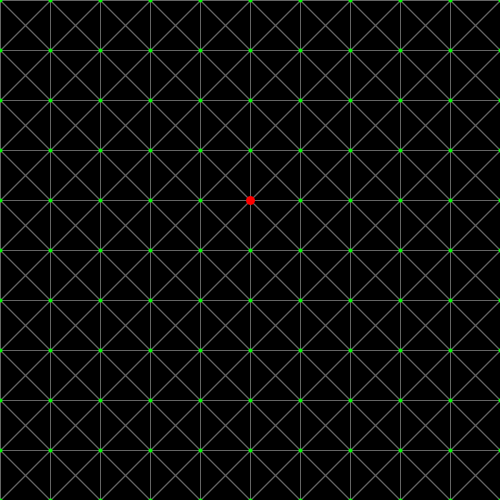
Frame 1 (no input)
Frame 60 (the mouse pressed at the canvas centre just before this capture): identical to frame 1, image omitted
Frame 120 (the mouse held since frame 60 and released just before this capture): identical to frame 1, image omitted

The Processing sketch that drew this single still picture (run headless with seeded random() and noise(); from frame 60 on, the mouse is pressed at the canvas centre):

// Processing sketch: Recherche_trajectoire_par_arbre_couvrant
// ── Recherche_trajectoire_par_arbre_couvrant.pde
float griddiv = 50;
float x = 2.0;
Graph graph;
ArrayList<Vertice> CC;
ArrayList<Edge> T;
Vertice root;
boolean clicked;

void settings() {
  size(500,500);
}

void setup() {
  background(0);
  int n = floor(width/griddiv)+1;
  int m = floor(height/griddiv)+1;
  CC = new ArrayList<Vertice>();
  T = new ArrayList<Edge>();
  for (int j = 0; j<n; j++) {
    for (int i = 0; i<m; i++) {
      CC.add(new Vertice(i*griddiv, j*griddiv));
    } 
  }
  float weight;
  for (int i = 0; i<n; i++) {
    for (int j = 0; j<m; j++) { 
      if (i == 0) {
        if (j == 0) {
          weight = random(0,x);
          T.add(new Edge(CC.get(i+1+j*n),CC.get(i+j*n), weight));
          weight = random(0,x)*sqrt(2);
          T.add(new Edge(CC.get(i+1+(j+1)*n),CC.get(i+j*n), weight));
          weight = random(0,x);
          T.add(new Edge(CC.get(i+(j+1)*n),CC.get(i+j*n), weight));
        } else if (j==m-1) {
          weight = random(0,x);
          T.add(new Edge(CC.get(i+1+j*n),CC.get(i+j*n), weight));
          weight = random(0,x)*sqrt(2);
          T.add(new Edge(CC.get(i+1+(j-1)*n),CC.get(i+j*n), weight));
          weight = random(0,x);
          T.add(new Edge(CC.get(i+(j-1)*n),CC.get(i+j*n), weight));
        } else {
          weight = random(0,x);
          T.add(new Edge(CC.get(i+1+j*n),CC.get(i+j*n), weight));
          weight = random(0,x)*sqrt(2);
          T.add(new Edge(CC.get(i+1+(j-1)*n),CC.get(i+j*n), weight));
          weight = random(0,x);
          T.add(new Edge(CC.get(i+(j-1)*n),CC.get(i+j*n), weight));
          weight = random(0,x)*sqrt(2);
          T.add(new Edge(CC.get(i+1+(j+1)*n),CC.get(i+j*n), weight));
          weight = random(0,x);
          T.add(new Edge(CC.get(i+(j+1)*n),CC.get(i+j*n), weight));
        }
      } else if (i==n-1) {
        if (j == 0) {
          weight = random(0,x);
          T.add(new Edge(CC.get(i-1+j*n),CC.get(i+j*n), weight));
          weight = random(0,x)*sqrt(2);
          T.add(new Edge(CC.get(i-1+(j+1)*n),CC.get(i+j*n), weight));
          weight = random(0,x);
          T.add(new Edge(CC.get(i+(j+1)*n),CC.get(i+j*n), weight));
        } else if (j==m-1) {
          weight = random(0,x);
          T.add(new Edge(CC.get(i-1+j*n),CC.get(i+j*n), weight));
          weight = random(0,x)*sqrt(2);
          T.add(new Edge(CC.get(i-1+(j-1)*n),CC.get(i+j*n), weight));
          weight = random(0,x);
          T.add(new Edge(CC.get(i+(j-1)*n),CC.get(i+j*n), weight));
        } else {
          weight = random(0,x);
          T.add(new Edge(CC.get(i-1+j*n),CC.get(i+j*n), weight));
          weight = random(0,x)*sqrt(2);
          T.add(new Edge(CC.get(i-1+(j-1)*n),CC.get(i+j*n), weight));
          weight = random(0,x);
          T.add(new Edge(CC.get(i+(j-1)*n),CC.get(i+j*n), weight));
          weight = random(0,x)*sqrt(2);
          T.add(new Edge(CC.get(i-1+(j+1)*n),CC.get(i+j*n), weight));
          weight = random(0,x);
          T.add(new Edge(CC.get(i+(j+1)*n),CC.get(i+j*n), weight));
        }
      } else {
        if (j == 0) {
          weight = random(0,x);
          T.add(new Edge(CC.get(i-1+j*n),CC.get(i+j*n), weight));
          weight = random(0,x)*sqrt(2);
          T.add(new Edge(CC.get(i-1+(j+1)*n),CC.get(i+j*n), weight));
          weight = random(0,x);
          T.add(new Edge(CC.get(i+(j+1)*n),CC.get(i+j*n), weight));
          weight = random(0,x)*sqrt(2);
          T.add(new Edge(CC.get(i+1+(j+1)*n),CC.get(i+j*n), weight));
          weight = random(0,x);
          T.add(new Edge(CC.get(i+1+j*n),CC.get(i+j*n), weight));
        } else if (j==m-1) {
          weight = random(0,x);
          T.add(new Edge(CC.get(i-1+j*n),CC.get(i+j*n), weight));
          weight = random(0,x)*sqrt(2);
          T.add(new Edge(CC.get(i-1+(j-1)*n),CC.get(i+j*n), weight));
          weight = random(0,x);
          T.add(new Edge(CC.get(i+(j-1)*n),CC.get(i+j*n), weight));
          weight = random(0,x)*sqrt(2);
          T.add(new Edge(CC.get(i+1+(j-1)*n),CC.get(i+j*n), weight));
          weight = random(0,x);
          T.add(new Edge(CC.get(i+1+j*n),CC.get(i+j*n), weight));
        } else {
          weight = random(0,x);
          T.add(new Edge(CC.get(i-1+j*n),CC.get(i+j*n), weight));
          weight = random(0,x)*sqrt(2);
          T.add(new Edge(CC.get(i-1+(j-1)*n),CC.get(i+j*n), weight));
          weight = random(0,x);
          T.add(new Edge(CC.get(i+(j-1)*n),CC.get(i+j*n), weight));
          weight = random(0,x)*sqrt(2);
          T.add(new Edge(CC.get(i-1+(j+1)*n),CC.get(i+j*n), weight));
          weight = random(0,x);
          T.add(new Edge(CC.get(i+(j+1)*n),CC.get(i+j*n), weight));
          weight = random(0,x);
          T.add(new Edge(CC.get(i+1+j*n),CC.get(i+j*n), weight));
          weight = random(0,x)*sqrt(2);
          T.add(new Edge(CC.get(i+1+(j-1)*n),CC.get(i+j*n), weight));
          weight = random(0,x)*sqrt(2);
          T.add(new Edge(CC.get(i+1+(j+1)*n),CC.get(i+j*n), weight));
        }
      }
    } 
  }
  graph = new Graph(CC, T);
  graph.setSuccessors();
  int i = floor(random(n/3,2*n/3));
  int j = floor(random(m/3,2*m/3));
  root = CC.get(i+j*n);
  int q = min(min(i,n-i),min(j,m-j));
  //println(q);
  try {
    graph.Dijkstra(root);
    graph.shortestPath(q);
  } catch (Exception e) {
    println(e);
  }
}

void draw() {
  background(0);
  strokeWeight(1);
  for (Edge e : T) {
    if (!clicked || e.inTree) {
      if (clicked && (e.inShortPath)) {
        //println("short");
        stroke(255,100,100);
        line(e.start.pos.x, e.start.pos.y, e.end.pos.x,e.end.pos.y);
      } else {
        stroke(100,100,100);
        line(e.start.pos.x, e.start.pos.y, e.end.pos.x,e.end.pos.y);
      }
    }
  }
  strokeWeight(4);
  for (Vertice v : CC) {
    if (v.isTarget) {
      stroke(0,255,255);
      strokeWeight(9);
    } else {
      strokeWeight(4);
      stroke(0,255,0);
    }
    point(v.pos.x, v.pos.y);
  }
  stroke(255,0,0);
  strokeWeight(9);
  point(root.pos.x, root.pos.y);
}

void mouseClicked() {
  clicked = !clicked;
}

// ── Graph.pde
class Graph {
  
  ArrayList<Vertice> CC;
  IntList Connexe;
  ArrayList<Edge> T;
  Tree tree;
  float infinity = 1e38;
  ArrayList<Vertice> A;
  int ex = 0;
  Vertice root;
  
  Graph(ArrayList<Vertice> CC, ArrayList<Edge> T) {
    this.CC = CC;
    int n = CC.size();
    this.T = T;
    //A = new ArrayList<Edge>();
    Connexe = new IntList(n);
    for (int i = 0; i<n; i++) {
      Connexe.set(i,i);
    }
  }
  
  void Dijkstra(Vertice root) throws Exception{
    this.root = root;
    A = new ArrayList<Vertice>();
    A.add(root);
    Vertice pivot;
    pivot = root;
    for (Vertice v : CC) {
      v.pi = infinity;
    }
    root.pi = 0;
    Edge e;
    for (int i =0; i<CC.size()-1; i++) {
      for (Vertice v : CC) {
        if (!in(A,v) && pivot.succesor(v)) {
          e = edge(pivot,v);
          if (pivot.pi + e.weight < v.pi) {
            v.pi = pivot.pi + e.weight;
            if (v.mainSuccessor == null) {
              e.inTree = true;
              v.mainSuccessor = e;
            } else {
              v.mainSuccessor.inTree = false;
              e.inTree = true;
              v.mainSuccessor = e;
            }
          }
        }
      }
      Vertice v = minPi();
      A.add(v);
      pivot = v;
    }
    //println(ex);
  }
  
  boolean in(ArrayList<Vertice> B, Vertice v) {
    for (Vertice ve : B) {
      if (ve==v) {
        return true;
      }
    }
    return false;
  }
  
  Edge edge(Vertice pivot, Vertice v) throws Exception{
    Edge res = null;
    for (Edge e : T) {
      if (((pivot == e.start) && (v == e.end)) || ((pivot == e.end) && (v == e.start))) {
        res = e;
      }
    }
    if (res == null) {
      throw new Exception("edge does not exist");
    }    
    return res;
  }
  
  Vertice minPi() throws Exception{
    Vertice res = null;
    float pi = infinity;
    for (Vertice v : CC) {
      if ((v.pi <= pi) && !in(A,v)) {
        res = v;
        pi = v.pi;
      }
    }
    if (res == null) {
      ex++;
      throw new Exception("no min");
    }
    return res;
  }
  
  void setSuccessors() {
    for (Edge e : T) {
      e.start.successors.add(e);
      e.end.successors.add(e);
    }
  }
  
  /*ArrayList<Vertice> getVertices(int n) {
    //println(root.mainSuccessor);
    ArrayList<ArrayList<Vertice>> N  = new ArrayList<ArrayList<Vertice>>();
    boolean already = true;
    for (int l=0; l<n; l++) {
      if (l==0) {
        N.add(new ArrayList<Vertice>());
        for (Vertice v : root.successors) {
          N.get(l).add(v);
        } 
      } else {
        N.add(new ArrayList<Vertice>());
        for (Vertice v : N.get(l-1)) {
          for (Vertice s : v.successors) {
            already = true;
            for (int k=0; k<l+1; k++) {
              for (Vertice ve : N.get(k)) {
                if (s == ve) {
                  already = false;
                }
              }
            }
            if (already) {
              if (l==n-1) {
                s.isTarget = true;
              }
              N.get(l).add(s);
            }
          }
        }
      }
    }
    //println(N.get(n-1).size());
    return N.get(n-1);
    //ArrayList<Vertice> N = new ArrayList<Vertice>();
    
  }*/
    
    
    
  
  void shortestPath(int n) throws Exception{
    /*ArrayList<Vertice> A = getVertices(n);
    ArrayList<Path> paths = new ArrayList<Path>();
    Path shortest = null;
    boolean cont = true;
    for (Vertice v : A) {
      
      paths.add(new Path(v));
    }
    for (Path path : paths) {
      if (shortest == null) {
        shortest = path;
      } else {
        if (path.weight < shortest.weight) {
          shortest = path;
        }
      }
    }
    if (shortest == null) {
      throw new Exception("no shortest path");
    }
    for (Edge e : shortest.path) {
      e.inShortPath = true;
    }*/
    ArrayList<Vertice> B = new ArrayList<Vertice>();
    Vertice pivot;
    B.add(root);
    pivot = root;
    int i = 0;
    while (i<n) {
      float min = infinity;
      boolean start = false;
      Edge mine = new Edge();
      for (Edge e : pivot.successors) {
        if (e.inTree) {
          if (e.start == pivot) {
            if (!in(B,e.end) && e.weight < min) {
              //print(n);
              //println(i);
              start = false;
              mine = e;
            }
          } else {
            if (!in(B,e.start) && e.weight < min) {
              //print(n);
              //println(i);
              start = true;
              mine = e;
            }
          }
        }
      }
      mine.inShortPath = true;
        if (start) {
          pivot = mine.start;
        } else {
          pivot = mine.end;
        }
        i++;
    }
  }

}

class Pair<K, V> {

    final K element0;
    final V element1;

    Pair(K element0, V element1) {
        this.element0 = element0;
        this.element1 = element1;
    }

    K first() {
        return element0;
    }

    V second() {
        return element1;
    }

}

class Vertice {
  
  PVector pos;
  float pi;
  //int connexe;
  ArrayList<Edge> successors;
  Edge mainSuccessor = null;
  boolean isTarget = false;
  
  Vertice( float x, float y) {
    pos = new PVector(x,y);
    successors = new ArrayList<Edge>();
  }
  
  boolean succesor(Vertice v) {
    for (Edge e : successors) {
      if (((e.start==v) || (e.end==v)) && !(v==this)) {
        return true;
      }
    }
    return false;
  }
  
}

class Edge {
  
  Vertice start;
  Vertice end;
  float weight;
  boolean inTree;
  boolean inShortPath;
  
  Edge(Vertice start, Vertice end, float weight) {
    this.start = start;
    this.end = end;
    this.weight = weight;
    inTree = false;
    inShortPath = false;
  }
  
  Edge() {
    
  }
}

class Path {
  
  ArrayList<Edge> path;
  float weight;
  
  Path(Vertice v) {
    path = new ArrayList<Edge>();
    path.add(v.mainSuccessor);
    weight = 0;
    extend();
  }
  
  void extend() {
    boolean cont = true;
    int i = 0;
    while ((cont) && (i<sq(CC.size()))) {
      if (path.get(i).start.mainSuccessor == null) {
        cont = false;
      } else {
        path.add(path.get(i).start.mainSuccessor);
        weight += path.get(i).weight;
      }
      i++;
      println(i);
    }
  }
  
}

// ── Tree.pde
class Tree{
  
  Tree(ArrayList<Edge> T) {
    ArrayList<Vertice> CC = new ArrayList<Vertice>();
  }  
  
}
